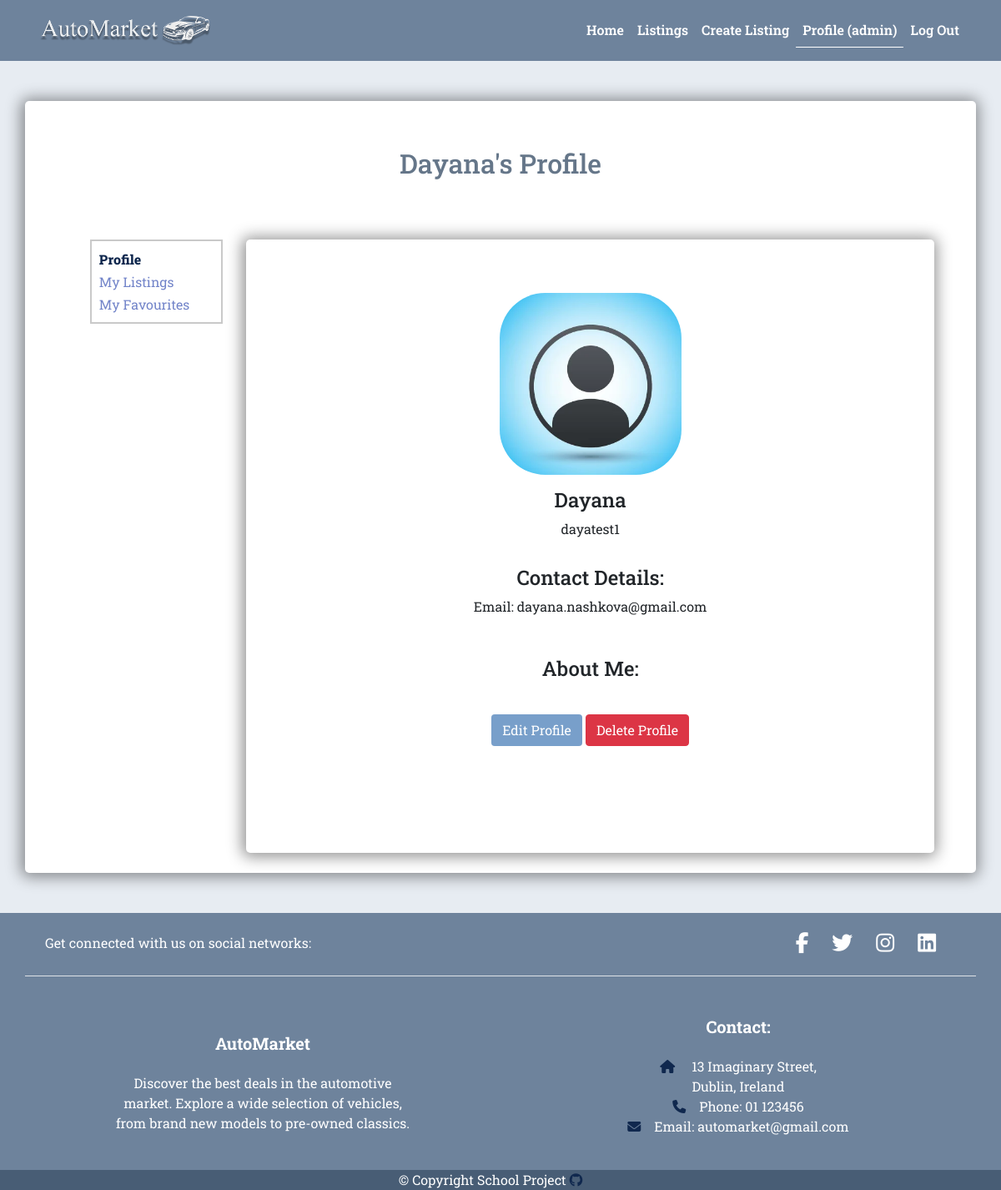
Before: /users/profile/82606cfa-b8c6-4535-a5a4-e9001ca09401/my-profile/ (signed in) with the older database file.
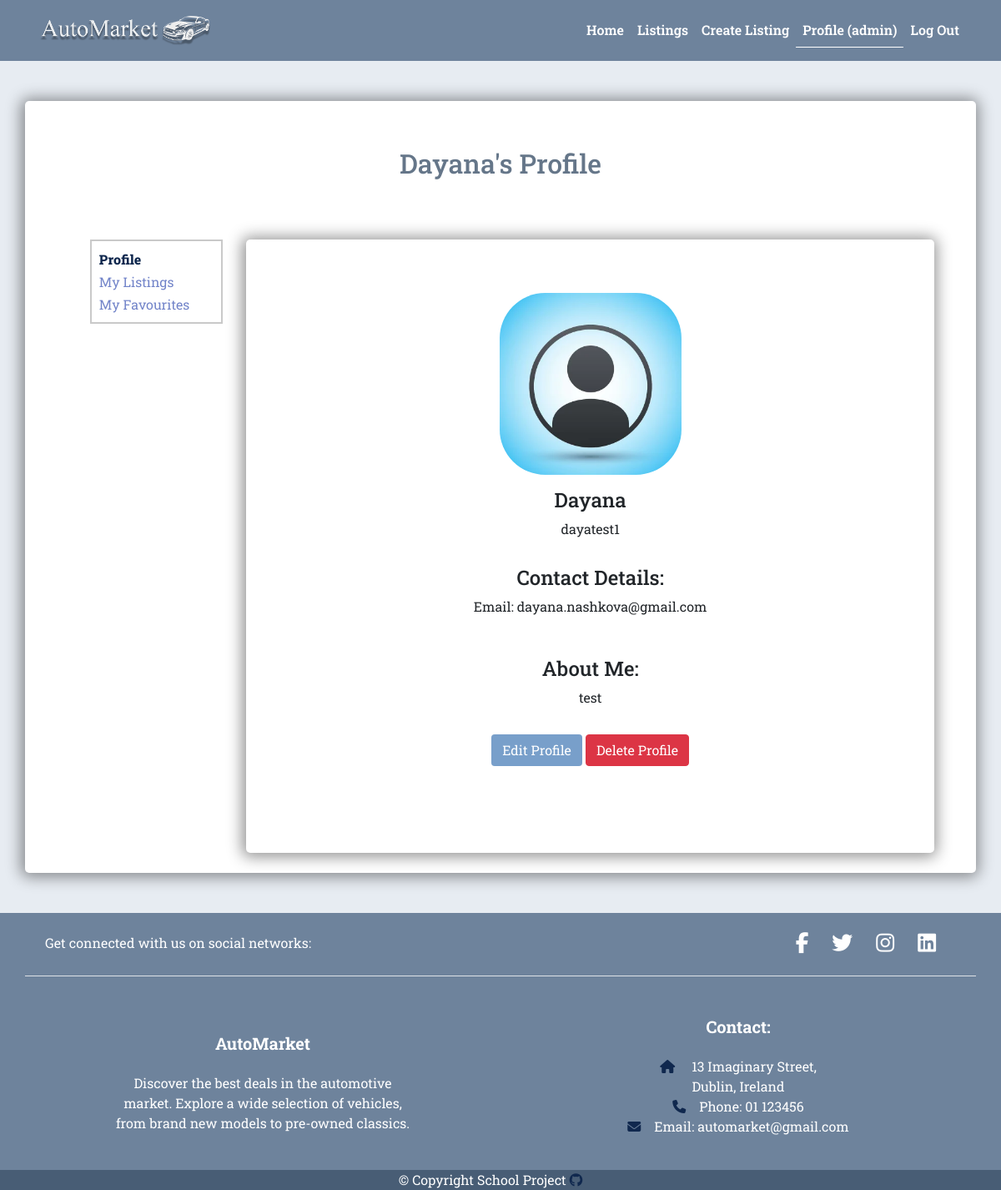
After: the same page with the newer database file.
### users/models.py (models this page shows, shortened)
class Profile(models.Model):
    user = models.OneToOneField(
        User, on_delete=models.CASCADE, blank=True, null=True)
    username = models.CharField(max_length=200, blank=False, null=True)
    name = models.CharField(max_length=200, blank=False, null=True)
    email = models.EmailField(max_length=300, blank=False, null=True)
    phone = models.CharField(max_length=100, blank=True, null=True)
    town = models.CharField(max_length=100, blank=True, null=True)
    county = models.CharField(max_length=100, choices=choices.COUNTIES)
    profile_image = models.ImageField(
        upload_to='users/', blank=True,
        null=True)
    about_me = models.TextField(blank=True, null=True)
    created = models.DateTimeField(auto_now_add=True)
    id = models.UUIDField(default=uuid.uuid4, unique=True,
                          editable=False, primary_key=True)
    @property
    def profile_img(self):
        if self.profile_image:
            url = self.profile_image.url
        else:
            url = (
                settings.STATIC_URL +
                'images/users/user-default.webp'
            )
        return url

### users/views.py (the view)
# urls.py: path('profile/<str:pk>/my-profile/', views.profile_page, name='profile'),
@login_required(login_url='login')
def profile_page(request, pk):
    profile = Profile.objects.get(id=pk)
    listings = profile.listing_set.all().order_by('-created')
    listings, page_number = listings_pagination(request, listings)
    context = {
        'profile': profile,
        'listings': listings
    }
    return render(request, 'users/profile_page.html', context)

### listings/utils.py (called while the page is built)
def listings_pagination(request, listings):
    paginator = Paginator(listings, 6)
    page_number = request.GET.get("page")
    try:
        listings = paginator.page(page_number)
    except PageNotAnInteger:
        page_number = 1
        listings = paginator.page(page_number)
    except EmptyPage:
        page_number = paginator.num_pages
        listings = paginator.page(page_number)
    return listings, page_number

### users/templates/users/profile_page.html (shortened to what this page needs)
{% extends 'base.html' %}
{% load humanize %}
{% load static %}
{% block content %}
<section class="profile">
    <div class="container">
        <div class="row">
            <div class="col-12 mx-auto text-center my-5 p-2 shadow-container">
                <h2 class="py-5">{{ profile.name }}'s Profile</h2>
                <div class="container">
                    <div class="row justify-content-center profile-row">
                        {% include 'users/partials/profile_sidebar.html' %}
                        <div class="col-12 col-lg-9 my-3 py-5 shadow-container" id="my-profile-container">
                            <div class="row d-flex justify-content-center">
                                <div class="image-container p-3">
                                    <img class="profile-image" src="{{ profile.profile_img }}"
                                        alt="user profile image">
                                </div>
                            </div>
                            <h4>{{ profile.name }}</h4>
                            <p>{{ profile.username }}</p>
                            <div class="row p-3  d-flex flex-column align-items-center">
                                <h4>Contact Details:</h4>
                                <div class="col-12 text-center m-auto">
                                    <p>Email: {{ profile.email }}</p>
                                </div>
                            </div>
                            <div class="row p-3">
                                <h4>About Me:</h4>
                                <div class="col px-2">
                                    <p>{{ profile.about_me }} </p>
                                </div>
                            </div>
                            <div>
                                <a href="{% url 'update-profile' %}" class="btn btn-blue text-white">Edit Profile</a>
                                <a href="{% url 'delete-profile' %}" class="btn btn-danger text-white">Delete
                                    Profile</a>
                            </div>
                        </div>
                    </div>
                </div>
            </div>
        </div>
    </div>
</section>
{% endblock content %}

Changed rows visible on the page:
changed Profile "Dayana": about_me (not shown) → "test"
